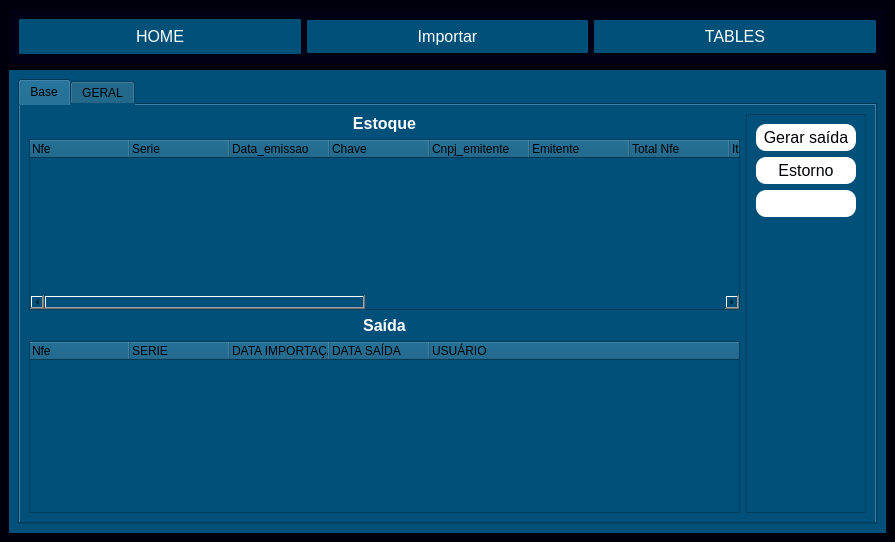
<?xml version="1.0" encoding="UTF-8"?>
<ui version="4.0">
 <class>MainWindow</class>
 <widget class="QMainWindow" name="MainWindow">
  <property name="geometry">
   <rect>
    <x>0</x>
    <y>0</y>
    <width>895</width>
    <height>542</height>
   </rect>
  </property>
  <property name="windowTitle">
   <string>MainWindow</string>
  </property>
  <property name="styleSheet">
   <string notr="true">background-color: rgb(0, 0,10);</string>
  </property>
  <widget class="QWidget" name="centralwidget">
   <layout class="QVBoxLayout" name="verticalLayout_2">
    <item>
     <widget class="QFrame" name="frame">
      <property name="styleSheet">
       <string notr="true">background-color: rgb(0, 0, 20);
</string>
      </property>
      <property name="frameShape">
       <enum>QFrame::StyledPanel</enum>
      </property>
      <property name="frameShadow">
       <enum>QFrame::Raised</enum>
      </property>
      <layout class="QHBoxLayout" name="horizontalLayout">
       <item>
        <widget class="QPushButton" name="btn_home">
         <property name="sizePolicy">
          <sizepolicy hsizetype="Preferred" vsizetype="Preferred">
           <horstretch>0</horstretch>
           <verstretch>0</verstretch>
          </sizepolicy>
         </property>
         <property name="minimumSize">
          <size>
           <width>0</width>
           <height>35</height>
          </size>
         </property>
         <property name="styleSheet">
          <string notr="true">QPushButton{
	color: rgb(255, 255, 255);
	 border-radius: 1px;
	 font-size: 16px;
	 background-color: rgb(0, 80, 121);
}

QPushButton:hover{background-color: #fff; color:black}
</string>
         </property>
         <property name="text">
          <string>HOME</string>
         </property>
        </widget>
       </item>
       <item>
        <widget class="QPushButton" name="btn_pg_import">
         <property name="minimumSize">
          <size>
           <width>0</width>
           <height>33</height>
          </size>
         </property>
         <property name="cursor">
          <cursorShape>PointingHandCursor</cursorShape>
         </property>
         <property name="styleSheet">
          <string notr="true">QPushButton{
	color: rgb(255, 255, 255);
	 border-radius: 1px;
	 font-size: 16px;
	 background-color: rgb(0, 80, 121);
}

QPushButton:hover{background-color: #fff; color:black}
</string>
         </property>
         <property name="text">
          <string>Importar</string>
         </property>
        </widget>
       </item>
       <item>
        <widget class="QPushButton" name="btn_tables">
         <property name="minimumSize">
          <size>
           <width>0</width>
           <height>33</height>
          </size>
         </property>
         <property name="styleSheet">
          <string notr="true">QPushButton{
	color: rgb(255, 255, 255);
	 border-radius: 1px;
	 font-size: 16px;
	 background-color: rgb(0, 80, 121);
}

QPushButton:hover{background-color: #fff; color:black}
</string>
         </property>
         <property name="text">
          <string>TABLES</string>
         </property>
        </widget>
       </item>
      </layout>
     </widget>
    </item>
    <item>
     <widget class="QStackedWidget" name="Pages">
      <property name="styleSheet">
       <string notr="true">background-color: rgb(0, 80, 121);</string>
      </property>
      <property name="currentIndex">
       <number>0</number>
      </property>
      <widget class="QWidget" name="pg_table">
       <layout class="QVBoxLayout" name="verticalLayout_8">
        <item>
         <widget class="QTabWidget" name="tabWidget">
          <property name="currentIndex">
           <number>0</number>
          </property>
          <widget class="QWidget" name="tables">
           <attribute name="title">
            <string>Base</string>
           </attribute>
           <layout class="QVBoxLayout" name="verticalLayout_7">
            <item>
             <layout class="QHBoxLayout" name="horizontalLayout_3">
              <item>
               <layout class="QVBoxLayout" name="verticalLayout_6">
                <item>
                 <layout class="QVBoxLayout" name="verticalLayout_5">
                  <item>
                   <widget class="QLabel" name="label_3">
                    <property name="text">
                     <string>&lt;html&gt;&lt;head/&gt;&lt;body&gt;&lt;p align=&quot;center&quot;&gt;&lt;span style=&quot; font-size:12pt; font-weight:600; color:#ffffff;&quot;&gt;Estoque&lt;/span&gt;&lt;/p&gt;&lt;/body&gt;&lt;/html&gt;</string>
                    </property>
                   </widget>
                  </item>
                  <item>
                   <widget class="QTreeWidget" name="tw_estoque">
                    <property name="styleSheet">
                     <string notr="true"/>
                    </property>
                    <property name="alternatingRowColors">
                     <bool>false</bool>
                    </property>
                    <column>
                     <property name="text">
                      <string>Nfe</string>
                     </property>
                    </column>
                    <column>
                     <property name="text">
                      <string>Serie</string>
                     </property>
                    </column>
                    <column>
                     <property name="text">
                      <string>Data_emissao</string>
                     </property>
                    </column>
                    <column>
                     <property name="text">
                      <string>Chave</string>
                     </property>
                    </column>
                    <column>
                     <property name="text">
                      <string>Cnpj_emitente</string>
                     </property>
                    </column>
                    <column>
                     <property name="text">
                      <string>Emitente</string>
                     </property>
                    </column>
                    <column>
                     <property name="text">
                      <string>Total Nfe</string>
                     </property>
                    </column>
                    <column>
                     <property name="text">
                      <string>Item</string>
                     </property>
                    </column>
                    <column>
                     <property name="text">
                      <string>Cod Item</string>
                     </property>
                    </column>
                    <column>
                     <property name="text">
                      <string>Quantidade</string>
                     </property>
                    </column>
                    <column>
                     <property name="text">
                      <string>Descrição</string>
                     </property>
                    </column>
                    <column>
                     <property name="text">
                      <string>Unidade medida</string>
                     </property>
                    </column>
                    <column>
                     <property name="text">
                      <string>Valor Produto</string>
                     </property>
                    </column>
                    <column>
                     <property name="text">
                      <string>Data Importação</string>
                     </property>
                    </column>
                    <column>
                     <property name="text">
                      <string>Usuário</string>
                     </property>
                    </column>
                   </widget>
                  </item>
                 </layout>
                </item>
                <item>
                 <layout class="QVBoxLayout" name="verticalLayout_4">
                  <item>
                   <widget class="QLabel" name="label_2">
                    <property name="text">
                     <string>&lt;html&gt;&lt;head/&gt;&lt;body&gt;&lt;p align=&quot;center&quot;&gt;&lt;span style=&quot; font-size:12pt; font-weight:600; color:#ffffff;&quot;&gt;Saída&lt;/span&gt;&lt;/p&gt;&lt;/body&gt;&lt;/html&gt;</string>
                    </property>
                   </widget>
                  </item>
                  <item>
                   <widget class="QTreeWidget" name="tw_saida">
                    <property name="styleSheet">
                     <string notr="true"/>
                    </property>
                    <column>
                     <property name="text">
                      <string>Nfe</string>
                     </property>
                    </column>
                    <column>
                     <property name="text">
                      <string>SERIE</string>
                     </property>
                    </column>
                    <column>
                     <property name="text">
                      <string>DATA IMPORTAÇÃO</string>
                     </property>
                    </column>
                    <column>
                     <property name="text">
                      <string>DATA SAÍDA</string>
                     </property>
                    </column>
                    <column>
                     <property name="text">
                      <string>USUÁRIO</string>
                     </property>
                    </column>
                   </widget>
                  </item>
                 </layout>
                </item>
               </layout>
              </item>
              <item>
               <widget class="QFrame" name="frame_2">
                <property name="sizePolicy">
                 <sizepolicy hsizetype="Fixed" vsizetype="Preferred">
                  <horstretch>0</horstretch>
                  <verstretch>0</verstretch>
                 </sizepolicy>
                </property>
                <property name="frameShape">
                 <enum>QFrame::StyledPanel</enum>
                </property>
                <property name="frameShadow">
                 <enum>QFrame::Raised</enum>
                </property>
                <layout class="QVBoxLayout" name="verticalLayout_3">
                 <item>
                  <widget class="QPushButton" name="btn_gerar">
                   <property name="minimumSize">
                    <size>
                     <width>100</width>
                     <height>27</height>
                    </size>
                   </property>
                   <property name="cursor">
                    <cursorShape>PointingHandCursor</cursorShape>
                   </property>
                   <property name="styleSheet">
                    <string notr="true">QPushButton{
	color: rgb(0,0,10);
    border-radius: 10px; 
	font-size: 16px; 
	background-color: #fff;
;}

QPushButton:hover{
	
	background-color: rgb(170, 255, 255);
	 color:black
}
</string>
                   </property>
                   <property name="text">
                    <string>Gerar saída</string>
                   </property>
                  </widget>
                 </item>
                 <item>
                  <widget class="QPushButton" name="btn_estorno">
                   <property name="minimumSize">
                    <size>
                     <width>100</width>
                     <height>27</height>
                    </size>
                   </property>
                   <property name="cursor">
                    <cursorShape>PointingHandCursor</cursorShape>
                   </property>
                   <property name="styleSheet">
                    <string notr="true">QPushButton{
	color: rgb(0,0,10);
    border-radius: 10px; 
	font-size: 16px; 
	background-color: #fff;
;}

QPushButton:hover{
	
	background-color: rgb(170, 255, 255);
	 color:black
}

</string>
                   </property>
                   <property name="text">
                    <string>Estorno</string>
                   </property>
                  </widget>
                 </item>
                 <item>
                  <widget class="QPushButton" name="btn_">
                   <property name="minimumSize">
                    <size>
                     <width>100</width>
                     <height>27</height>
                    </size>
                   </property>
                   <property name="cursor">
                    <cursorShape>PointingHandCursor</cursorShape>
                   </property>
                   <property name="styleSheet">
                    <string notr="true">QPushButton{
	color: rgb(0,0,10);
    border-radius: 10px;
	 font-size: 16px; 
	background-color: #fff;
;}

QPushButton:hover{
	background-color: #fff;
	 color:black
}</string>
                   </property>
                   <property name="text">
                    <string/>
                   </property>
                  </widget>
                 </item>
                 <item>
                  <spacer name="verticalSpacer">
                   <property name="orientation">
                    <enum>Qt::Vertical</enum>
                   </property>
                   <property name="sizeHint" stdset="0">
                    <size>
                     <width>20</width>
                     <height>40</height>
                    </size>
                   </property>
                  </spacer>
                 </item>
                </layout>
               </widget>
              </item>
             </layout>
            </item>
           </layout>
          </widget>
          <widget class="QWidget" name="tab_2">
           <attribute name="title">
            <string>GERAL</string>
           </attribute>
           <layout class="QVBoxLayout" name="verticalLayout_10">
            <item>
             <widget class="QLabel" name="label_17">
              <property name="font">
               <font>
                <pointsize>20</pointsize>
                <weight>75</weight>
                <bold>true</bold>
               </font>
              </property>
              <property name="styleSheet">
               <string notr="true">color: rgb(255, 255, 255);</string>
              </property>
              <property name="text">
               <string>GERAL</string>
              </property>
              <property name="alignment">
               <set>Qt::AlignCenter</set>
              </property>
             </widget>
            </item>
            <item>
             <layout class="QHBoxLayout" name="horizontalLayout_4">
              <item>
               <widget class="QPushButton" name="btn_chart">
                <property name="minimumSize">
                 <size>
                  <width>123</width>
                  <height>28</height>
                 </size>
                </property>
                <property name="sizeIncrement">
                 <size>
                  <width>0</width>
                  <height>0</height>
                 </size>
                </property>
                <property name="cursor">
                 <cursorShape>PointingHandCursor</cursorShape>
                </property>
                <property name="styleSheet">
                 <string notr="true">QPushButton{
	color: rgb(0,0,10);
    border-radius: 10px; 
	font-size: 16px; 
	background-color: #fff;
;}

QPushButton:hover{
	
	background-color: rgb(170, 255, 255);
	 color:black
}

</string>
                </property>
                <property name="text">
                 <string>Gerar Gráfico</string>
                </property>
               </widget>
              </item>
              <item>
               <widget class="QPushButton" name="btn_excel">
                <property name="minimumSize">
                 <size>
                  <width>123</width>
                  <height>28</height>
                 </size>
                </property>
                <property name="sizeIncrement">
                 <size>
                  <width>0</width>
                  <height>0</height>
                 </size>
                </property>
                <property name="cursor">
                 <cursorShape>PointingHandCursor</cursorShape>
                </property>
                <property name="styleSheet">
                 <string notr="true">QPushButton{
	color: rgb(0,0,10);
    border-radius: 10px; 
	font-size: 16px; 
	background-color: #fff;
;}

QPushButton:hover{
	
	background-color: rgb(170, 255, 255);
	 color:black
}

</string>
                </property>
                <property name="text">
                 <string>Gerar Excel</string>
                </property>
               </widget>
              </item>
             </layout>
            </item>
            <item>
             <widget class="QLineEdit" name="txt_search">
              <property name="font">
               <font>
                <pointsize>11</pointsize>
               </font>
              </property>
              <property name="styleSheet">
               <string notr="true">color: rgb(255, 255, 255);</string>
              </property>
              <property name="alignment">
               <set>Qt::AlignCenter</set>
              </property>
              <property name="placeholderText">
               <string>Filtro</string>
              </property>
             </widget>
            </item>
            <item>
             <widget class="QTableView" name="tb_geral"/>
            </item>
           </layout>
          </widget>
         </widget>
        </item>
       </layout>
      </widget>
      <widget class="QWidget" name="pg_home">
       <layout class="QVBoxLayout" name="verticalLayout">
        <item>
         <widget class="QLabel" name="label">
          <property name="styleSheet">
           <string notr="true"> background-color: rgb(0, 80, 121);

</string>
          </property>
          <property name="text">
           <string>&lt;html&gt;&lt;head/&gt;&lt;body&gt;&lt;p align=&quot;center&quot;&gt;&lt;span style=&quot; font-size:48pt; font-weight:600; color:#ffffff;&quot;&gt;PYTAX&lt;/span&gt;&lt;/p&gt;&lt;p align=&quot;center&quot;&gt;&lt;span style=&quot; font-size:24pt; color:#ffffff;&quot;&gt;Sistema de gerenciamento&lt;/span&gt;&lt;/p&gt;&lt;p align=&quot;center&quot;&gt;&lt;span style=&quot; font-size:24pt; color:#ffffff;&quot;&gt;&lt;img src=&quot;_imgs/logo.png&quot;/&gt;&lt;/span&gt;&lt;/p&gt;&lt;/body&gt;&lt;/html&gt;</string>
          </property>
         </widget>
        </item>
        <item>
         <widget class="QPushButton" name="btn_pg_cadastro">
          <property name="minimumSize">
           <size>
            <width>0</width>
            <height>33</height>
           </size>
          </property>
          <property name="font">
           <font>
            <pointsize>10</pointsize>
           </font>
          </property>
          <property name="cursor">
           <cursorShape>PointingHandCursor</cursorShape>
          </property>
          <property name="styleSheet">
           <string notr="true">QPushButton{color:#fff;}

QPushButton:hover{
	background-color:  rgb(255, 255, 255);
 	color:black
 }</string>
          </property>
          <property name="text">
           <string>Cadastrar Usuário</string>
          </property>
         </widget>
        </item>
       </layout>
      </widget>
      <widget class="QWidget" name="pg_import">
       <layout class="QVBoxLayout" name="verticalLayout_11">
        <item>
         <widget class="QLabel" name="label_18">
          <property name="font">
           <font>
            <pointsize>20</pointsize>
            <weight>75</weight>
            <bold>true</bold>
           </font>
          </property>
          <property name="styleSheet">
           <string notr="true">color: rgb(255, 255, 255);</string>
          </property>
          <property name="text">
           <string>IMPORTAR XML</string>
          </property>
          <property name="alignment">
           <set>Qt::AlignCenter</set>
          </property>
         </widget>
        </item>
        <item>
         <layout class="QHBoxLayout" name="horizontalLayout_2">
          <item>
           <widget class="QLineEdit" name="txt_file">
            <property name="minimumSize">
             <size>
              <width>0</width>
              <height>28</height>
             </size>
            </property>
            <property name="font">
             <font>
              <pointsize>11</pointsize>
             </font>
            </property>
            <property name="styleSheet">
             <string notr="true">color: rgb(255, 255, 255);</string>
            </property>
            <property name="alignment">
             <set>Qt::AlignCenter</set>
            </property>
            <property name="placeholderText">
             <string>Seleciona a pasta com os arquivos XML ---&gt;</string>
            </property>
           </widget>
          </item>
          <item>
           <widget class="QPushButton" name="btn_open">
            <property name="minimumSize">
             <size>
              <width>123</width>
              <height>28</height>
             </size>
            </property>
            <property name="sizeIncrement">
             <size>
              <width>0</width>
              <height>0</height>
             </size>
            </property>
            <property name="cursor">
             <cursorShape>PointingHandCursor</cursorShape>
            </property>
            <property name="styleSheet">
             <string notr="true">QPushButton{
	color: rgb(0,0,10);
    border-top-right-radius:15px;
	font-size: 16px; 
	background-color: #fff;
;}

QPushButton:hover{
	
	background-color: rgb(170, 255, 255);
	 color:black
}

</string>
            </property>
            <property name="text">
             <string>Abrir</string>
            </property>
           </widget>
          </item>
         </layout>
        </item>
        <item>
         <layout class="QHBoxLayout" name="horizontalLayout_11">
          <item>
           <widget class="QLabel" name="label_4">
            <property name="text">
             <string/>
            </property>
           </widget>
          </item>
          <item>
           <widget class="QPushButton" name="btn_import">
            <property name="minimumSize">
             <size>
              <width>123</width>
              <height>28</height>
             </size>
            </property>
            <property name="sizeIncrement">
             <size>
              <width>0</width>
              <height>0</height>
             </size>
            </property>
            <property name="cursor">
             <cursorShape>PointingHandCursor</cursorShape>
            </property>
            <property name="styleSheet">
             <string notr="true">QPushButton{
	color: rgb(0,0,10);
    border-radius: 10px; 
	font-size: 16px; 
	background-color: #fff;
;}

QPushButton:hover{
	
	background-color: rgb(170, 255, 255);
	 color:black
}

</string>
            </property>
            <property name="text">
             <string>IMPORTAR</string>
            </property>
           </widget>
          </item>
          <item>
           <widget class="QLabel" name="label_5">
            <property name="text">
             <string/>
            </property>
           </widget>
          </item>
         </layout>
        </item>
        <item>
         <widget class="QProgressBar" name="progressBar">
          <property name="styleSheet">
           <string notr="true">QProgressBar{	background-color: rgba(0, 0, 0,0.1);
                    	color: rgb(255, 255, 255);
                		border-style: none;
                		text-align: center;
                		border-radius:10px;
                
                }
 
               
QProgressBar::chunk{ background-color: qlineargradient(spread:pad, x1:0, y1:0, x2:1, y2:1, stop:0 rgba(6, 75, 149, 255), stop:1 rgba(72, 130, 157, 255));
                				border-radius:10px;
                                }</string>
          </property>
          <property name="value">
           <number>0</number>
          </property>
         </widget>
        </item>
       </layout>
      </widget>
      <widget class="QWidget" name="pg_cadastro">
       <layout class="QVBoxLayout" name="verticalLayout_9">
        <item>
         <widget class="QLabel" name="label_14">
          <property name="font">
           <font>
            <pointsize>20</pointsize>
            <weight>75</weight>
            <bold>true</bold>
           </font>
          </property>
          <property name="styleSheet">
           <string notr="true">color: rgb(255, 255, 255);</string>
          </property>
          <property name="text">
           <string>Tela de cadastro</string>
          </property>
          <property name="alignment">
           <set>Qt::AlignCenter</set>
          </property>
         </widget>
        </item>
        <item>
         <widget class="QLabel" name="label_6">
          <property name="font">
           <font>
            <pointsize>10</pointsize>
           </font>
          </property>
          <property name="text">
           <string>&lt;html&gt;&lt;head/&gt;&lt;body&gt;&lt;p align=&quot;center&quot;&gt;&lt;img src=&quot;_imgs/user.png&quot;/&gt;&lt;/p&gt;&lt;p align=&quot;center&quot;&gt;&lt;span style=&quot; font-size:14pt; font-weight:600; color:#ffffff;&quot;&gt;CADASTRAR USUÁRIO&lt;/span&gt;&lt;/p&gt;&lt;/body&gt;&lt;/html&gt;</string>
          </property>
          <property name="alignment">
           <set>Qt::AlignCenter</set>
          </property>
         </widget>
        </item>
        <item>
         <layout class="QHBoxLayout" name="horizontalLayout_8">
          <property name="leftMargin">
           <number>50</number>
          </property>
          <item>
           <widget class="QLabel" name="label_7">
            <property name="sizePolicy">
             <sizepolicy hsizetype="Preferred" vsizetype="Preferred">
              <horstretch>0</horstretch>
              <verstretch>0</verstretch>
             </sizepolicy>
            </property>
            <property name="text">
             <string>&lt;html&gt;&lt;head/&gt;&lt;body&gt;&lt;p&gt;&lt;span style=&quot; font-size:12pt; font-weight:600; color:#ffffff;&quot;&gt;Nome:&lt;/span&gt;&lt;/p&gt;&lt;/body&gt;&lt;/html&gt;</string>
            </property>
           </widget>
          </item>
          <item>
           <widget class="QLineEdit" name="txt_nome">
            <property name="sizePolicy">
             <sizepolicy hsizetype="Expanding" vsizetype="Fixed">
              <horstretch>0</horstretch>
              <verstretch>0</verstretch>
             </sizepolicy>
            </property>
            <property name="styleSheet">
             <string notr="true">color:rgba(211, 239, 251,1);
border-bottom:1px solid white;
border-radius: None;
background-color:rgba(85, 115, 155,0.1);
font-family:Trebuchet MS; 
font-size:21px;</string>
            </property>
           </widget>
          </item>
         </layout>
        </item>
        <item>
         <layout class="QHBoxLayout" name="horizontalLayout_7">
          <property name="leftMargin">
           <number>50</number>
          </property>
          <item>
           <widget class="QLabel" name="label_8">
            <property name="text">
             <string>&lt;html&gt;&lt;head/&gt;&lt;body&gt;&lt;p&gt;&lt;span style=&quot; font-size:12pt; font-weight:600; color:#ffffff;&quot;&gt;Usuário&lt;/span&gt;&lt;/p&gt;&lt;/body&gt;&lt;/html&gt;</string>
            </property>
           </widget>
          </item>
          <item>
           <widget class="QLineEdit" name="txt_usuario">
            <property name="styleSheet">
             <string notr="true">color:rgba(211, 239, 251,1);
border-bottom:1px solid white;
border-radius: None;
background-color:rgba(85, 115, 155,0.1);
font-family:Trebuchet MS; 
font-size:21px;</string>
            </property>
           </widget>
          </item>
         </layout>
        </item>
        <item>
         <layout class="QHBoxLayout" name="horizontalLayout_6">
          <property name="leftMargin">
           <number>50</number>
          </property>
          <item>
           <widget class="QLabel" name="label_9">
            <property name="text">
             <string>&lt;html&gt;&lt;head/&gt;&lt;body&gt;&lt;p&gt;&lt;span style=&quot; font-size:12pt; font-weight:600; color:#ffffff;&quot;&gt;Senha:&lt;/span&gt;&lt;/p&gt;&lt;/body&gt;&lt;/html&gt;</string>
            </property>
           </widget>
          </item>
          <item>
           <widget class="QLineEdit" name="txt_senha">
            <property name="styleSheet">
             <string notr="true">color:rgba(211, 239, 251,1);
border-bottom:1px solid white;
border-radius: None;
background-color:rgba(85, 115, 155,0.1);
font-family:Trebuchet MS; 
font-size:21px;</string>
            </property>
            <property name="echoMode">
             <enum>QLineEdit::Password</enum>
            </property>
           </widget>
          </item>
         </layout>
        </item>
        <item>
         <layout class="QHBoxLayout" name="horizontalLayout_5">
          <property name="leftMargin">
           <number>50</number>
          </property>
          <item>
           <widget class="QLabel" name="label_10">
            <property name="text">
             <string>&lt;html&gt;&lt;head/&gt;&lt;body&gt;&lt;p&gt;&lt;span style=&quot; font-size:12pt; font-weight:600; color:#ffffff;&quot;&gt;Senha:&lt;/span&gt;&lt;/p&gt;&lt;/body&gt;&lt;/html&gt;</string>
            </property>
           </widget>
          </item>
          <item>
           <widget class="QLineEdit" name="txt_senha_2">
            <property name="styleSheet">
             <string notr="true">color:rgba(211, 239, 251,1);
border-bottom:1px solid white;
border-radius: None;
background-color:rgba(85, 115, 155,0.1);
font-family:Trebuchet MS; 
font-size:21px;</string>
            </property>
            <property name="echoMode">
             <enum>QLineEdit::Password</enum>
            </property>
           </widget>
          </item>
         </layout>
        </item>
        <item>
         <layout class="QHBoxLayout" name="horizontalLayout_9">
          <property name="leftMargin">
           <number>50</number>
          </property>
          <item>
           <widget class="QLabel" name="label_11">
            <property name="text">
             <string>&lt;html&gt;&lt;head/&gt;&lt;body&gt;&lt;p&gt;&lt;span style=&quot; font-size:12pt; font-weight:600; color:#ffffff;&quot;&gt;Perfil:&lt;/span&gt;&lt;/p&gt;&lt;/body&gt;&lt;/html&gt;</string>
            </property>
           </widget>
          </item>
          <item>
           <widget class="QComboBox" name="cb_perfil">
            <property name="sizePolicy">
             <sizepolicy hsizetype="Expanding" vsizetype="Fixed">
              <horstretch>0</horstretch>
              <verstretch>0</verstretch>
             </sizepolicy>
            </property>
            <property name="font">
             <font>
              <pointsize>12</pointsize>
             </font>
            </property>
            <property name="styleSheet">
             <string notr="true">color: rgb(255, 255, 255);</string>
            </property>
            <item>
             <property name="text">
              <string>Usuário</string>
             </property>
            </item>
            <item>
             <property name="text">
              <string>Administrador</string>
             </property>
            </item>
           </widget>
          </item>
         </layout>
        </item>
        <item>
         <layout class="QHBoxLayout" name="horizontalLayout_10">
          <item>
           <widget class="QLabel" name="label_12">
            <property name="text">
             <string/>
            </property>
           </widget>
          </item>
          <item>
           <widget class="QPushButton" name="btn_cadastrar">
            <property name="minimumSize">
             <size>
              <width>0</width>
              <height>35</height>
             </size>
            </property>
            <property name="styleSheet">
             <string notr="true">QPushButton{
	color: rgb(0,0,10);
    border-radius: 10px; 
	font-size: 16px; 
	background-color: #fff;
;}

QPushButton:hover{
	
	background-color: rgb(170, 255, 255);
	 color:black
}

</string>
            </property>
            <property name="text">
             <string>Cadastrar</string>
            </property>
           </widget>
          </item>
          <item>
           <widget class="QLabel" name="label_13">
            <property name="text">
             <string/>
            </property>
           </widget>
          </item>
         </layout>
        </item>
       </layout>
      </widget>
      <widget class="QWidget" name="pg_contato">
       <layout class="QVBoxLayout" name="verticalLayout_12">
        <item>
         <layout class="QHBoxLayout" name="horizontalLayout_15"/>
        </item>
        <item>
         <layout class="QHBoxLayout" name="horizontalLayout_16"/>
        </item>
        <item>
         <layout class="QHBoxLayout" name="horizontalLayout_17"/>
        </item>
       </layout>
      </widget>
      <widget class="QWidget" name="pg_sobre">
       <layout class="QVBoxLayout" name="verticalLayout_13">
        <item>
         <widget class="QLabel" name="label_16">
          <property name="font">
           <font>
            <pointsize>20</pointsize>
            <weight>75</weight>
            <bold>true</bold>
           </font>
          </property>
          <property name="styleSheet">
           <string notr="true">color: rgb(255, 255, 255);</string>
          </property>
          <property name="text">
           <string>SOBRE</string>
          </property>
          <property name="alignment">
           <set>Qt::AlignCenter</set>
          </property>
         </widget>
        </item>
        <item>
         <spacer name="verticalSpacer_2">
          <property name="orientation">
           <enum>Qt::Vertical</enum>
          </property>
          <property name="sizeHint" stdset="0">
           <size>
            <width>20</width>
            <height>40</height>
           </size>
          </property>
         </spacer>
        </item>
        <item>
         <widget class="QLabel" name="label_23">
          <property name="text">
           <string>&lt;html&gt;&lt;head/&gt;&lt;body&gt;&lt;p align=&quot;center&quot;&gt;&lt;span style=&quot; font-size:16pt; color:#ffffff;&quot;&gt;Este sistema faz a impórtação de arquivos XML e faz o controle do estoque de acordo com a entrada de notas e saídas apontadas pelo usuário.&lt;/span&gt;&lt;/p&gt;&lt;/body&gt;&lt;/html&gt;</string>
          </property>
          <property name="wordWrap">
           <bool>true</bool>
          </property>
         </widget>
        </item>
        <item>
         <spacer name="verticalSpacer_3">
          <property name="orientation">
           <enum>Qt::Vertical</enum>
          </property>
          <property name="sizeHint" stdset="0">
           <size>
            <width>20</width>
            <height>40</height>
           </size>
          </property>
         </spacer>
        </item>
       </layout>
      </widget>
     </widget>
    </item>
   </layout>
  </widget>
 </widget>
 <resources/>
 <connections/>
</ui>
